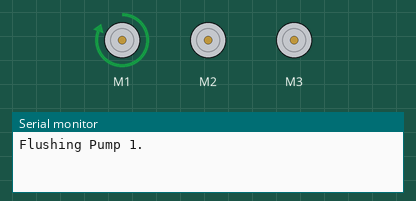
Simulated run of this sketch. Board: Arduino Uno, built with avr-gcc and run on an emulated ATmega328P. On the bench: 3 × DC motor (green arrow = forward, orange = backward, longer = faster), the last lines printed to the serial monitor.

Above: at 10.1 s.
At 45.1 s:
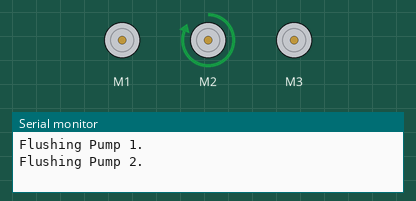
At 80.1 s:
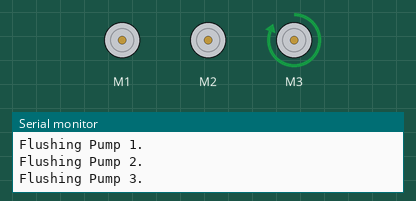
At 115.1 s:
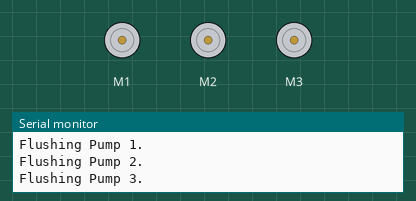
Timing chart, 0 to 116.6 s (numbered marks = the images above):
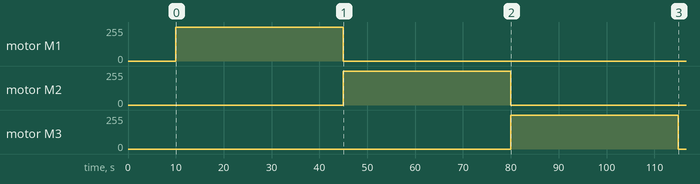

The sketch:

flush_pumps.ino
```cpp
// (licence header left out)
#include <Wire.h>
#include <Adafruit_MotorShield.h>

Adafruit_MotorShield AFMS = Adafruit_MotorShield();

Adafruit_DCMotor *pump1 = AFMS.getMotor(1);
Adafruit_DCMotor *pump2 = AFMS.getMotor(2);
Adafruit_DCMotor *pump3 = AFMS.getMotor(3);

void setup() {
  Serial.begin(38400);
  AFMS.begin();
  delay(10000);
  Serial.println("Flushing Pump 1.");
  pump1->setSpeed(255);
  pump1->run(FORWARD);
  delay(35000);
  pump1->run(RELEASE);
  Serial.println("Flushing Pump 2.");
  pump2->setSpeed(255);
  pump2->run(FORWARD);
  delay(35000);
  pump2->run(RELEASE);
  Serial.println("Flushing Pump 3.");
  pump3->setSpeed(255);
  pump3->run(FORWARD);
  delay(35000);
  pump3->run(RELEASE);
}

void loop() {
}
```

Measured:
- by itself, motor M3: stopped → forward 255/255 at 80.0 s, → stopped 35.0 s later
